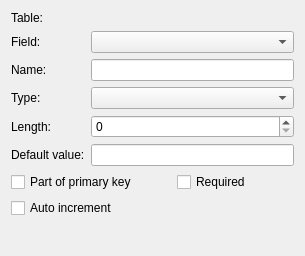
<?xml version="1.0" encoding="UTF-8"?>
<ui version="4.0">
 <class>mdtSqlFieldSetupWidget</class>
 <widget class="QWidget" name="mdtSqlFieldSetupWidget">
  <property name="geometry">
   <rect>
    <x>0</x>
    <y>0</y>
    <width>305</width>
    <height>256</height>
   </rect>
  </property>
  <property name="windowTitle">
   <string>Form</string>
  </property>
  <layout class="QVBoxLayout" name="verticalLayout">
   <item>
    <layout class="QFormLayout" name="formLayout">
     <item row="0" column="0">
      <widget class="QLabel" name="lbTableNameLabel">
       <property name="text">
        <string>Table:</string>
       </property>
      </widget>
     </item>
     <item row="0" column="1">
      <widget class="QLabel" name="lbTableName">
       <property name="text">
        <string/>
       </property>
      </widget>
     </item>
     <item row="1" column="0">
      <widget class="QLabel" name="lbField">
       <property name="text">
        <string>Field:</string>
       </property>
      </widget>
     </item>
     <item row="1" column="1">
      <widget class="QComboBox" name="cbField">
       <property name="enabled">
        <bool>true</bool>
       </property>
       <property name="sizePolicy">
        <sizepolicy hsizetype="Expanding" vsizetype="Fixed">
         <horstretch>0</horstretch>
         <verstretch>0</verstretch>
        </sizepolicy>
       </property>
       <property name="editable">
        <bool>false</bool>
       </property>
      </widget>
     </item>
     <item row="3" column="0">
      <widget class="QLabel" name="lbType">
       <property name="text">
        <string>Type:</string>
       </property>
      </widget>
     </item>
     <item row="3" column="1">
      <widget class="QComboBox" name="cbType"/>
     </item>
     <item row="4" column="0">
      <widget class="QLabel" name="lbLength">
       <property name="text">
        <string>Length:</string>
       </property>
      </widget>
     </item>
     <item row="4" column="1">
      <widget class="QSpinBox" name="sbLength">
       <property name="maximum">
        <number>500</number>
       </property>
      </widget>
     </item>
     <item row="5" column="0">
      <widget class="QLabel" name="lbDefaultValue">
       <property name="text">
        <string>Default value:</string>
       </property>
      </widget>
     </item>
     <item row="5" column="1">
      <widget class="QLineEdit" name="leDefaultValue">
       <property name="enabled">
        <bool>true</bool>
       </property>
      </widget>
     </item>
     <item row="2" column="1">
      <widget class="QLineEdit" name="leName"/>
     </item>
     <item row="2" column="0">
      <widget class="QLabel" name="lbName">
       <property name="text">
        <string>Name:</string>
       </property>
      </widget>
     </item>
    </layout>
   </item>
   <item>
    <layout class="QGridLayout" name="gridLayout" rowstretch="0,0" columnstretch="0,1">
     <property name="horizontalSpacing">
      <number>40</number>
     </property>
     <item row="0" column="0">
      <widget class="QCheckBox" name="cbPartOfPk">
       <property name="enabled">
        <bool>true</bool>
       </property>
       <property name="text">
        <string>Part of primary key</string>
       </property>
      </widget>
     </item>
     <item row="0" column="1">
      <widget class="QCheckBox" name="cbRequired">
       <property name="text">
        <string>Required</string>
       </property>
      </widget>
     </item>
     <item row="1" column="0">
      <widget class="QCheckBox" name="cbAutoIncrement">
       <property name="text">
        <string>Auto increment</string>
       </property>
      </widget>
     </item>
    </layout>
   </item>
   <item>
    <spacer name="verticalSpacer">
     <property name="orientation">
      <enum>Qt::Vertical</enum>
     </property>
     <property name="sizeHint" stdset="0">
      <size>
       <width>20</width>
       <height>40</height>
      </size>
     </property>
    </spacer>
   </item>
  </layout>
 </widget>
 <resources/>
 <connections/>
</ui>
